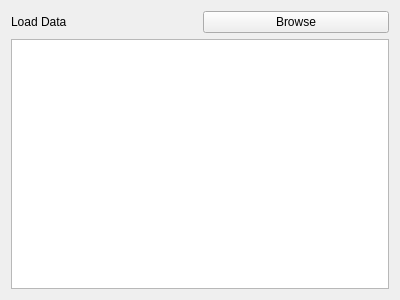
<?xml version="1.0" encoding="UTF-8"?>
<ui version="4.0">
 <class>Data</class>
 <widget class="QWidget" name="Data">
  <property name="geometry">
   <rect>
    <x>0</x>
    <y>0</y>
    <width>400</width>
    <height>300</height>
   </rect>
  </property>
  <property name="windowTitle">
   <string>Form</string>
  </property>
  <layout class="QVBoxLayout" name="verticalLayout">
   <item>
    <layout class="QHBoxLayout" name="horizontalLayout">
     <item>
      <widget class="QLabel" name="label">
       <property name="text">
        <string>Load Data</string>
       </property>
      </widget>
     </item>
     <item>
      <widget class="QPushButton" name="browseBtn">
       <property name="text">
        <string>Browse</string>
       </property>
      </widget>
     </item>
    </layout>
   </item>
   <item>
    <widget class="QTableWidget" name="tableWidget"/>
   </item>
  </layout>
 </widget>
 <resources/>
 <connections/>
</ui>
